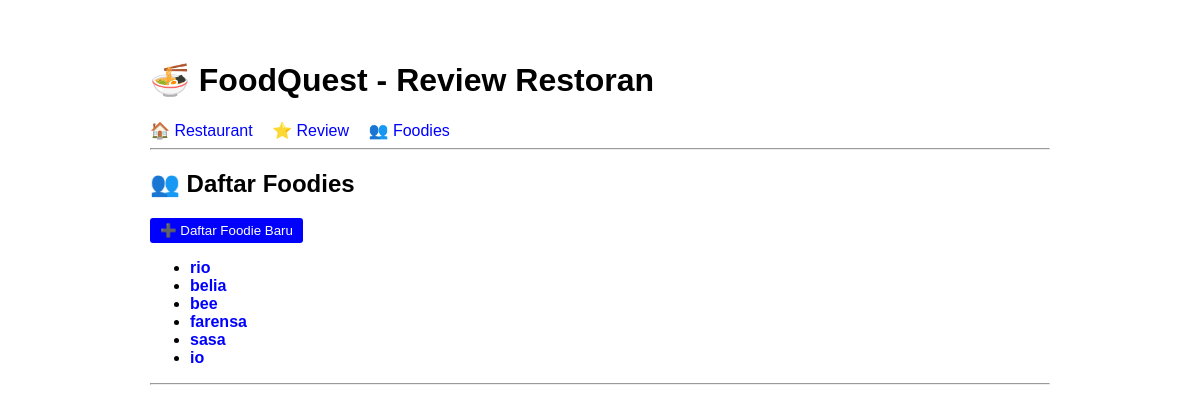
Screenshot of /foodies/ with the database file from the repository.
### restaurant/models.py (models this page shows, shortened)
class Foodie(models.Model):
    username = models.CharField(max_length=150, unique=True)
    email = models.EmailField(unique=True)
    waktu = models.DateTimeField(auto_now_add=True)
    class Meta:
        verbose_name_plural = "Foodies"

### restaurant/views.py (the view)
# urls.py: path('foodies/', views.FoodieListView.as_view(), name='foodie_list'),
class FoodieListView(ListView):
    model = Foodie
    template_name = 'restaurant/foodie_list.html'
    context_object_name = 'foodies'

### restaurant/templates/restaurant/foodie_list.html
{% extends 'restaurant/base.html' %}
{% block content %}
<h2>👥 Daftar Foodies</h2>
<a href="{% url 'foodie_create' %}"><button>➕ Daftar Foodie Baru</button></a>
<ul>
    {% for foodie in foodies %}
    <li>
        <a href="{% url 'foodie_detail' foodie.id %}">
            <strong>{{ foodie.username }}</strong>
        </a>
    </li>
    {% empty %}
    <li>Belum ada foodie.</li>
    {% endfor %}
</ul>
{% endblock %}

### restaurant/templates/restaurant/base.html (style rules this page uses)
body { font-family: Arial, sans-serif; max-width: 900px; margin: 20px auto; padding: 20px; }
a { color: blue; text-decoration: none; }
button { padding: 5px 10px; background: blue; color: white; border: none; border-radius: 3px; cursor: pointer; }

### rows the page displays
Foodie: username "rio"
Foodie: username "belia"
Foodie: username "bee"
Foodie: username "farensa"
Foodie: username "sasa"
Foodie: username "io"
